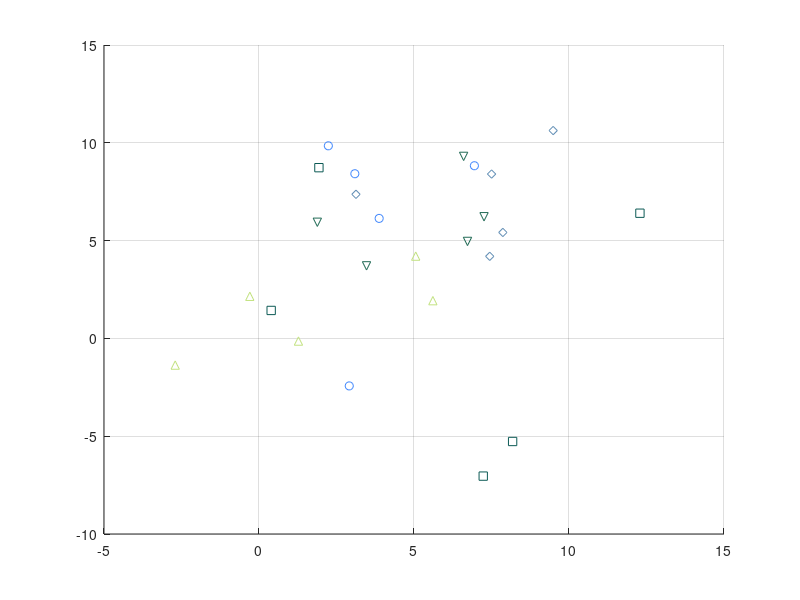

MATLAB code for this plot: (Note: this script raises an error after producing the figure.)
clear;
clc;
close;

dim = 2;
umbral = 100;  % Umbral de distancia

flag1 = 1;

while flag1
    nClases = input("Ingresa el numero de clases\n");
    mRepresentantes = input("Ingresa el numero de representantes por clase\n");
    
    centroides = nan(nClases, dim);
    markerShapes = ['d', 'o', 's', '^', 'v'];
    legendLabels = cell(1, nClases);
    c = nan(2, mRepresentantes, nClases);

    figure;
    hold on;
    grid on;

    % Generación de centroides y datos aleatorios para cada clase
    for i = 1:nClases
        x = input("Ingresa el centroide en x de la clase " + i + "\n");
        y = input("Ingresa el centroide en y de la clase " + i + "\n");
        centroides(i, :) = [x y];

        dx = input("Ingresa la dispersion en x de la clase " + i + "\n");
        dy = input("Ingresa la dispersion en y de la clase " + i + "\n");

        currentData = randn(2, mRepresentantes);
        currentData(1, :) = currentData(1, :) * dx + x;
        currentData(2, :) = currentData(2, :) * dy + y;

        c(:, :, i) = currentData(:,:);

        plot(currentData(1, :), currentData(2, :), "LineStyle", "none", "Color", rand(1, 3), ...
            "Marker", markerShapes(mod(i, 5) + 1));
        legendLabels{i} = ["Clase " + i];
    end

    legend(legendLabels);

    flag2 = 1;

    % Clasificación de nuevos vectores
    while flag2
        vx = input("Ingresa la coordenada en x del vector\n");
        vy = input("Ingresa la coordenada en y del vector\n");
        plot(vx, vy, 'ko', 'MarkerSize', 10, 'MarkerFaceColor', rand(1,3));
        v1 = [vx, vy];
        v2 = [vx; vy];

        distancias = nan(1, nClases);
        metodo = input("Elige el método de clasificación: 1 = Euclidiana, 2 = Mahalanobis, 3 = Máxima Probabilidad\n");

        if metodo == 1
            % Clasificación con distancia Euclidiana
            for j = 1:nClases
                distancias(j) = norm(v1 - centroides(j, :));
            end

            % Verificar si la distancia es menor que el umbral
            [minDist, idx] = min(distancias);
            if minDist < umbral
                fprintf("El vector (" + vx + ", " + vy + ") corresponde a la clase " + idx + " (Euclidiana) \n");
            else
                fprintf("El vector está muy lejos :( (Euclidiana)\n");
            end

        elseif metodo == 2
            % Clasificación con distancia de Mahalanobis
            Xmedias = nan(2, mRepresentantes, nClases);
            medias = nan(2, 1, nClases);

            for i = 1:nClases
                medias(:, :, i) = mean(c(:, :, i), 2);
                Xmedias(:, :, i) = c(:, :, i) - medias(:, :, i);
            end

            for i = 1:nClases
                sigma = (Xmedias(:, :, i) * Xmedias(:, :, i)') / mRepresentantes;
                distancias(i) = sqrt((v2 - medias(:, :, i))' * inv(sigma) * (v2 - medias(:, :, i)));
            end

            % Verificar si la distancia es menor que el umbral
            [minDist, idx] = min(distancias);
            if minDist < umbral
                fprintf("El vector (" + vx + ", " + vy + ") corresponde a la clase " + idx + " (Mahalanobis)\n");
            else
                fprintf("El vector está muy lejos :( (Mahalanobis)\n");
            end

        elseif metodo == 3
            n = nClases;  % Número de clases
            medias = zeros(2, n);  % Media de cada clase
            sigmas = cell(1, n);   % Matriz de covarianza de cada clase
            distanciasM = zeros(n, 1);  % Distancias de Mahalanobis
            probabilidadesM = zeros(n, 1);  % Probabilidades de cada clase

            % Calcular medias y matrices de covarianza
            for i = 1:n
                % Media de la clase i
                medias(:, i) = mean(c(:, :, i), 2); 
        
                % Matriz de covarianza para la clase i
                Xmedias = c(:, :, i) - medias(:, i);  % Centro de los datos
                sigmas{i} = (Xmedias * Xmedias') / mRepresentantes;  % Matriz de covarianza
        
                % Distancia de Mahalanobis para el vector
                diff = v2 - medias(:, i);
                distanciasM(i) = diff' * inv(sigmas{i}) * diff;  % Cálculo de la distancia

                % Probabilidad de la clase i
                probabilidadesM(i) = (1 / (2 * pi * sqrt(det(sigmas{i})))) * exp(-0.5 * distanciasM(i))
            end

            % Clasificación por Máxima Probabilidad
            [maxProbabilidad, idx] = max(probabilidadesM);  % Obtener la clase con mayor probabilidad

            % Comprobamos si la distancia es menor que el umbral
            if min(distanciasM) < umbral
                fprintf("El vector (" + vx + ", " + vy + ") corresponde a la clase " + idx + " con una probabilidad de %.4f (Máxima Probabilidad)\n", maxProbabilidad);
            else
                fprintf("El vector está muy lejos :( (Máxima Probabilidad)\n");
            end
        end

        flag2 = input("Desea probar otro vector? 1 = sí, 0 = no\n");
    end

    hold off;
    flag1 = input("Desea probar otro conjunto de datos? 1 = sí, 0 = no\n");
end
